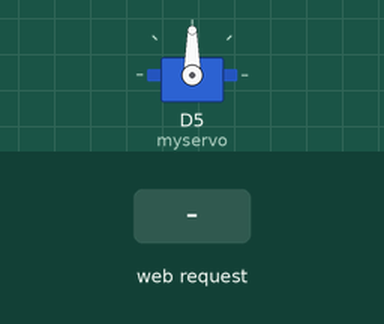
This sketch was run on a simulated ESP8266 (NodeMCU). On the bench: servo. Inputs (shaded band) come from the test bench. WiFi joins after 1.5 s; servers stay silent unless stated; what the sketch prints to the serial monitor is not drawn.

Above: at 2.7 s.
2.8 s: HTTP request GET /?value= received
At 4.2 s:
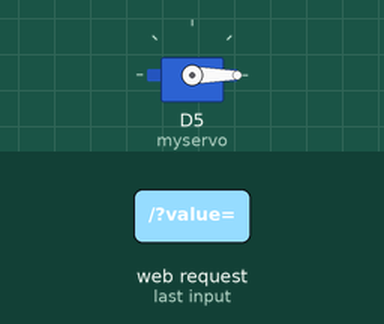
Timing chart, 0 to 5.8 s (numbered marks = the images above; inputs shaded):
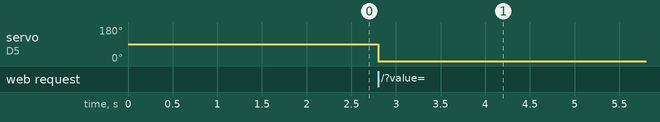

Measured:
- after the input at 2.8 s, servo on D5 (myservo): 90° → 0° at once

The sketch:

esp8266-servo.ino
```cpp
#include <ESP8266WiFi.h>
#include <WiFiClient.h>
#include <ESP8266WebServer.h>
#include <ESP8266mDNS.h>
#include <Servo.h>


ESP8266WebServer Webserver(80);

Servo myservo;    //laver servo til obj.

int pos = 0;

//GPI0 som servo er sat til.
//static const int servoPin = 13;

//erstater med netwerks id og pass.
const char* ssid = "ESP8266_AP";
const char* password = "testnet1";

//Set web serverens port nr til 80
WiFiServer server(80);

//variablen til at gemme HTTP
String header;

//få HTTP value
String valueString = String(5);
int pos1 = 0;
int pos2 = 0;

void setup() {
  pinMode(D5, OUTPUT);
  // put your setup code here, to run once:
  Serial.begin(115200);

  myservo.attach(D5);   //Sætter Servo objekt til servopin


  //Connect to Wi-Fi network med SSID og kodeordet.
  Serial.print("forbinder til ");
  Serial.println(ssid);
  WiFi.begin(ssid, password);
  while (WiFi.status() != WL_CONNECTED){
    delay(500);
    Serial.print(".");
  }
  //printer den lokale ip adrese
  Serial.println("");
  Serial.println("WiFi connected.");
  Serial.println("IP address: ");
  Serial.println(WiFi.localIP());
  server.begin();
}


void loop() {
  // put your main code here, to run repeatedly:
  WiFiClient client = server.available(); //bruges til signal fra client

  if(client){
    Serial.println("Ny Client.");

    String currentLine = "";

    while(client.connected()) {   //While loop for clients forbindelse
      if(client.available()) {    //if bytes for at læse client
        char c = client.read();   //læs byte
 //       Serial.write(c);          //print seriel monitor
        header += c;
        if (c == '\n') {             //hvis byte er ny linje character
          if(currentLine.length() == 0){  //HTTP
            client.println("HTTP/1.1 200 OK");
            client.println("Content-type:text/html");
            client.println("Connection: close");
            client.println();

            //Hvis HTML hjemmesiden
            client.println("<!DOCTYPE html><html>");
            client.println("<head><meta name=\"viewport\" content=\"width=device-width, initial-scale=1.0\">");
            client.println("<link rel=\"icon\" href=\"data:,\">");
          //CSS Til style ved på og fra knap

          client.println("<style>body{ text-align: center; font-family:\"Trebuchet MS\", Arial; margin-left:auto; margin-right:auto;}");
          client.println(".slider{ width: 300px;}</style>");
          client.println("<script src=\"https://ajax.googleapis.com/ajax/libs/jquery/3.3.1/jquery.min.js\"></script>");
          //Web siden
          client.println("</head><body><h1>ESP2866 with Servo</h1>");
          client.println("<p>Position: <span id=\"servoPos\"></span></p>");
          client.println("<input type=\"range\" min=\"0\" max=\"180\" class=\"slider\" id=\"servoSlider\" onchange=\"servo(this.value)\" value=\""+valueString+"\"/>");

          client.println("<script>var slider = document.getElementById(\"servoSlider\");");
          client.println("var servoP = document.getElementById(\"servoPos\"); servoP.innerHTML = slider.value;");
          client.println("slider.oninput = function() { slider.value = this.value; servoP.innerHTML = this.value; }");
          client.println("$.ajaxSetup({timeout:1000}); function servo(pos) { ");
          client.println("$.get(\"/?value=\" + pos + \"&\"); {Connection: close};}</script>");

          client.println("</body></html>");

          //Få value og HTTP/1.1
          if(header.indexOf("GET /?value=")>=0){
            pos1 = header.indexOf('=');
            pos2 = header.indexOf('&');
            valueString = header.substring(pos1+1, pos2);

            //Rotere servo
            myservo.write(valueString.toInt());
            Serial.println(valueString);
          }
          //HTTP Response
          client.println();
          // Break out of the while loop
          break;
          } else {//hvis ny linje, så fjern currentline
            currentLine = "";
          }
        } else if (c != '\r'){ //hvis du for alt andet end carriage så return character,
            currentLine += c; //tilføj til currentline
          }
        }
      }
    //Clear Header variablen
    header = "";
    //afbryd forbindelse
    client.stop();
    Serial.println("Client afbrød");
    Serial.println("");
  }
}
```
